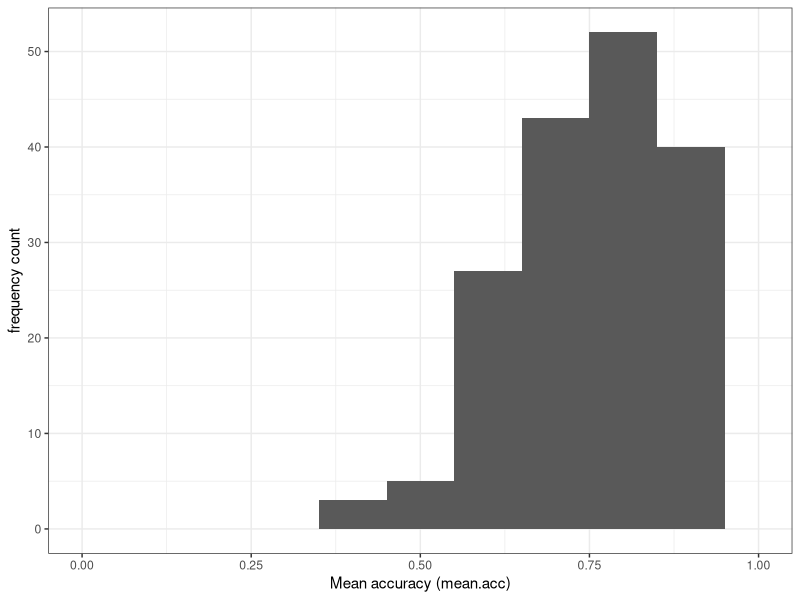
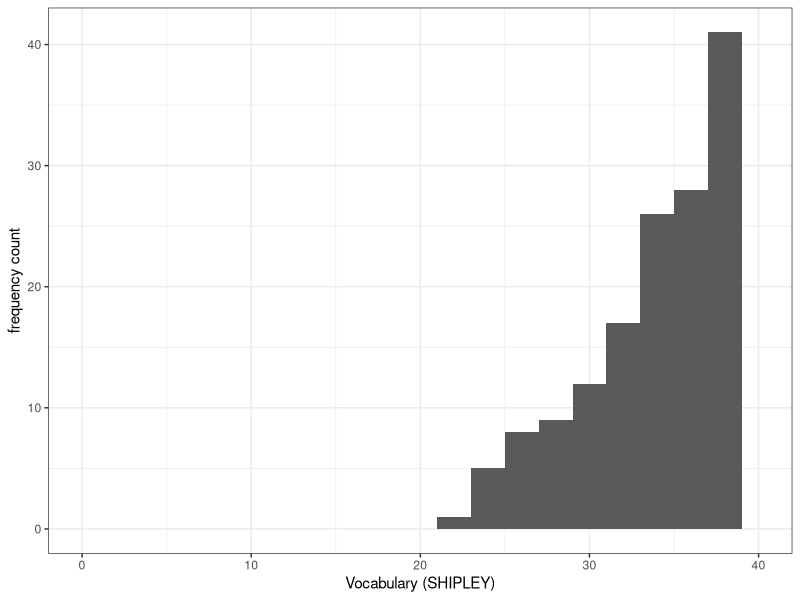
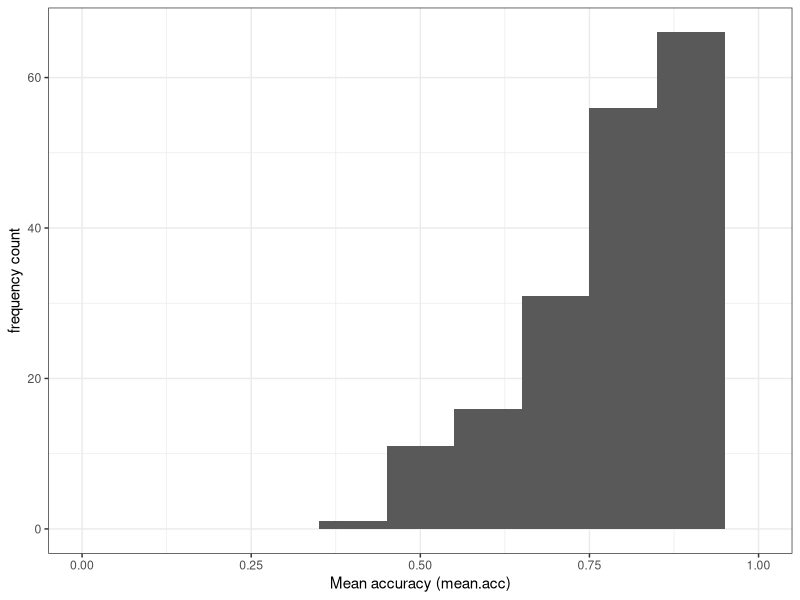
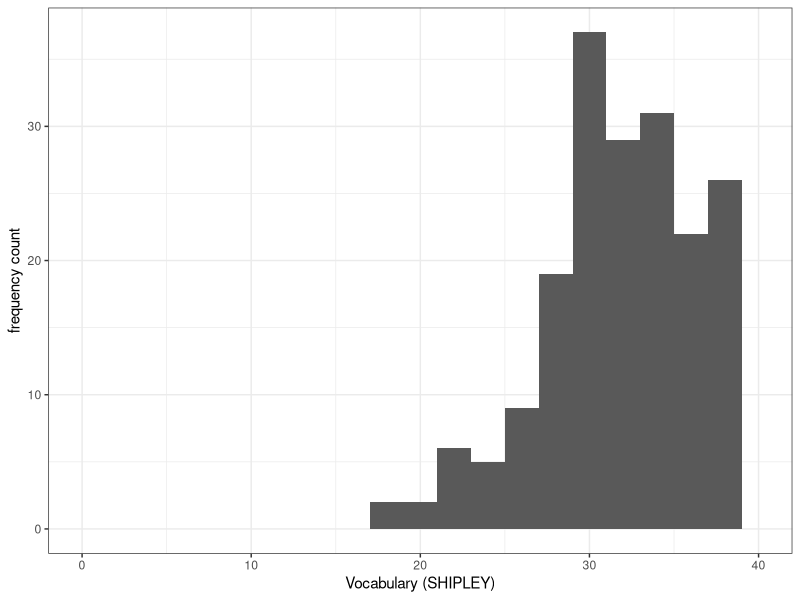
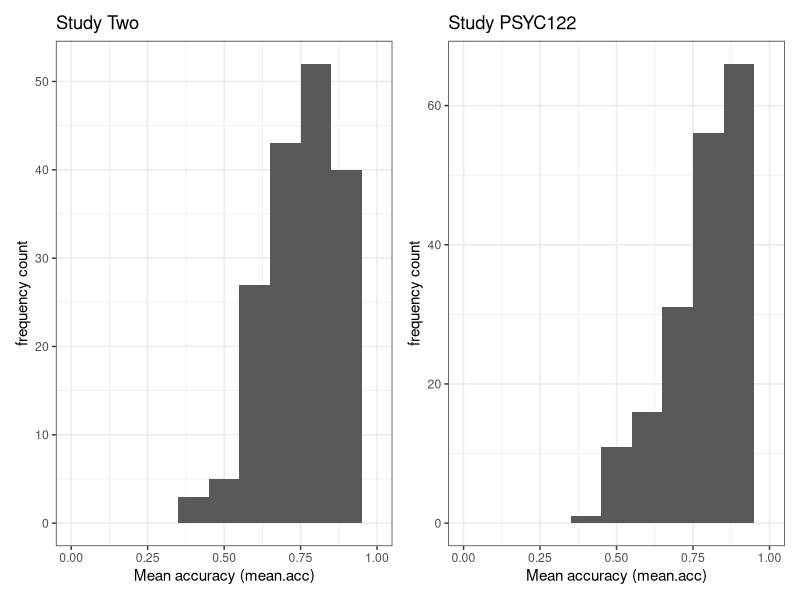
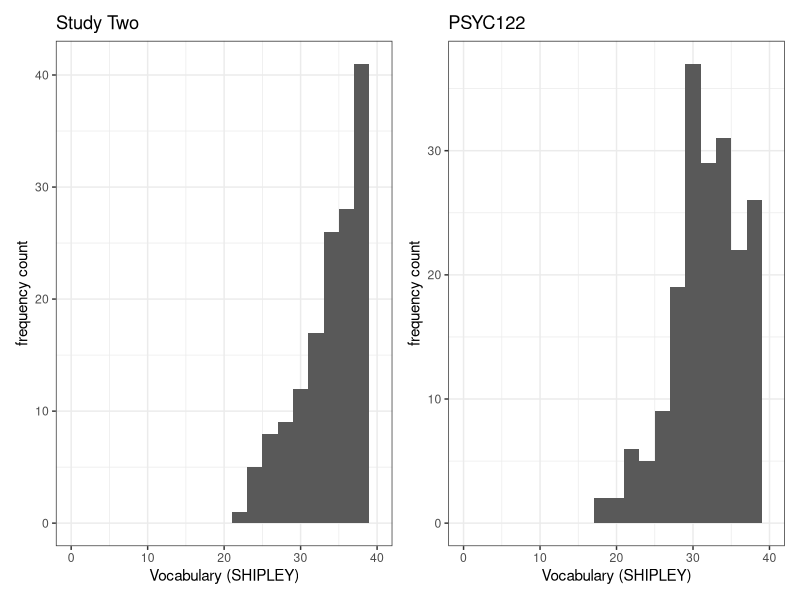
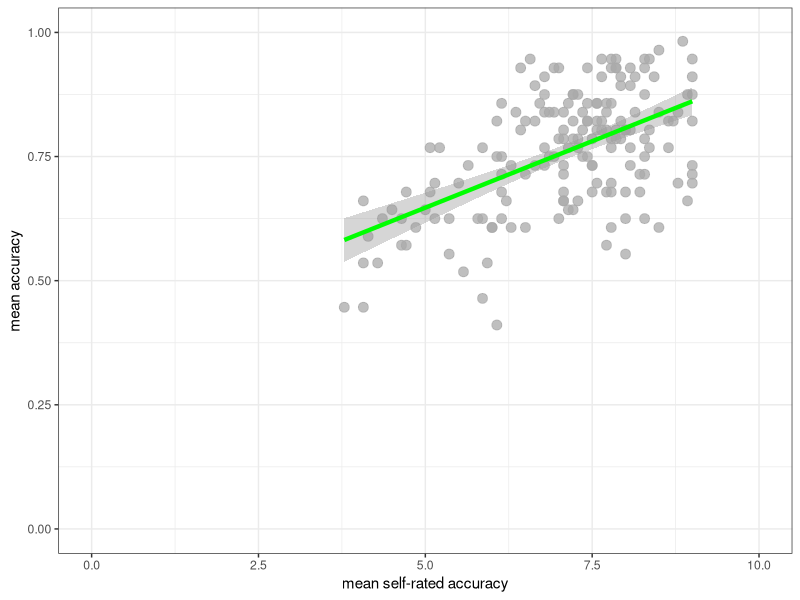
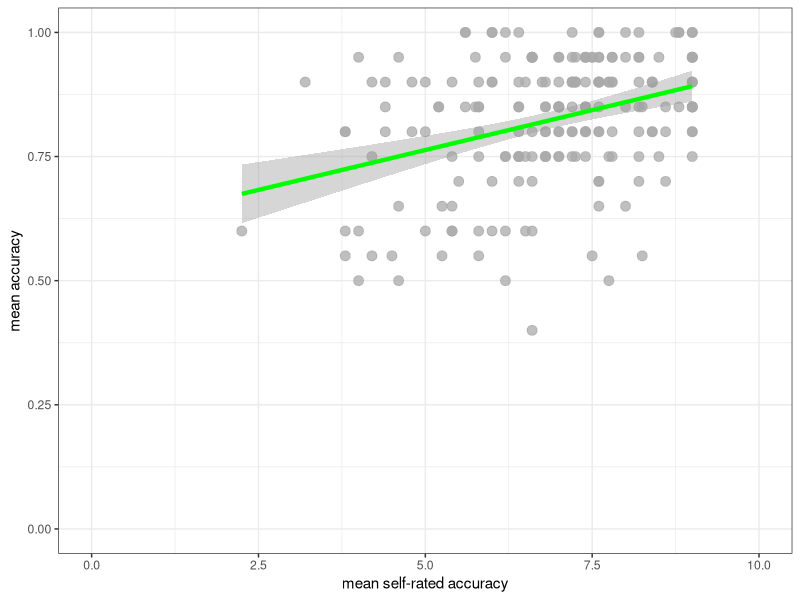

R code for these plots, in order: (Note: this script raises an error after producing the figures.)
## ---- chunk 1
knitr::opts_chunk$set(echo = TRUE)
## ---- chunk 2
rm(list=ls())                            
## ---- chunk 3
library("ggeffects")
library("patchwork")
library("tidyverse")
## ---- chunk 4
study.two.gen <- read_csv("study-two-general-participants.csv")  
study.122 <- read_csv("2024-25_PSYC122-participants.csv")  
## ---- chunk 5
summary(study.two.gen)
summary(study.122)
## ---- chunk 6
ggplot(data = study.two.gen, aes(x = mean.acc)) + 
  geom_histogram(binwidth = .1) +
  theme_bw() +
  labs(x = "Mean accuracy (mean.acc)", y = "frequency count") +
  xlim(0, 1)

ggplot(data = study.two.gen, aes(x = SHIPLEY)) + 
  geom_histogram(binwidth = 2) +
  theme_bw() +
  labs(x = "Vocabulary (SHIPLEY)", y = "frequency count") +
  xlim(0, 40)

ggplot(data = study.122, aes(x = mean.acc)) + 
  geom_histogram(binwidth = .1) +
  theme_bw() +
  labs(x = "Mean accuracy (mean.acc)", y = "frequency count") +
  xlim(0, 1)

ggplot(data = study.122, aes(x = SHIPLEY)) + 
  geom_histogram(binwidth = 2) +
  theme_bw() +
  labs(x = "Vocabulary (SHIPLEY)", y = "frequency count") +
  xlim(0, 40)
## ---- chunk 7
plot.two <- ggplot(data = study.two.gen, aes(x = mean.acc)) + 
  geom_histogram(binwidth = .1) +
  theme_bw() +
  labs(x = "Mean accuracy (mean.acc)", y = "frequency count", title = "Study Two") +
  xlim(0, 1)

plot.122 <- ggplot(data = study.122, aes(x = mean.acc)) + 
  geom_histogram(binwidth = .1) +
  theme_bw() +
  labs(x = "Mean accuracy (mean.acc)", y = "frequency count", title = "Study PSYC122") +
  xlim(0, 1)
## ---- chunk 8
plot.two + plot.122
## ---- chunk 9
plot.two <- ggplot(data = study.two.gen, aes(x = SHIPLEY)) + 
  geom_histogram(binwidth = 2) +
  theme_bw() +
  labs(x = "Vocabulary (SHIPLEY)", y = "frequency count", title = "Study Two") +
  xlim(0, 40)

plot.122 <- ggplot(data = study.122, aes(x = SHIPLEY)) + 
  geom_histogram(binwidth = 2) +
  theme_bw() +
  labs(x = "Vocabulary (SHIPLEY)", y = "frequency count", title = "PSYC122") +
  xlim(0, 40)
## ---- chunk 10
plot.two + plot.122
## ---- chunk 11
ggplot(data = study.two.gen, aes(x = mean.self, y = mean.acc)) +
  geom_point(alpha = 0.75, size = 3, colour = "darkgrey") +
  geom_smooth(method = "lm", size = 1.5, colour = "green") +
  theme_bw() +
  labs(x = "mean self-rated accuracy", y = "mean accuracy") +
  xlim(0, 10) + ylim(0, 1)

ggplot(data = study.122, aes(x = mean.self, y = mean.acc)) +
  geom_point(alpha = 0.75, size = 3, colour = "darkgrey") +
  geom_smooth(method = "lm", size = 1.5, colour = "green") +
  theme_bw() +
  labs(x = "mean self-rated accuracy", y = "mean accuracy") +
  xlim(0, 10) + ylim(0, 1)
## ---- chunk 12
plot.two <- ggplot(data = study.two.gen, aes(x = mean.self, y = mean.acc)) +
  geom_point(alpha = 0.75, size = 3, colour = "darkgrey") +
  geom_smooth(method = "lm", size = 1.5, colour = "green") +
  theme_bw() +
  labs(x = "mean self-rated accuracy", y = "mean accuracy") +
  xlim(0, 10) + ylim(0, 1)

plot.122 <- ggplot(data = study.122, aes(x = mean.self, y = mean.acc)) +
  geom_point(alpha = 0.75, size = 3, colour = "darkgrey") +
  geom_smooth(method = "lm", size = 1.5, colour = "green") +
  theme_bw() +
  labs(x = "mean self-rated accuracy", y = "mean accuracy") +
  xlim(0, 10) + ylim(0, 1)
## ---- chunk 13
plot.two + plot.122
## ---- chunk 14
cor.test(study.two.gen$mean.acc, study.two.gen$mean.self, method = "pearson",  alternative = "two.sided")
## ---- chunk 15
cor.test(study.122$mean.acc, study.122$mean.self, method = "pearson",  alternative = "two.sided")
## ---- chunk 16
model <- lm(mean.acc ~ HLVA + SHIPLEY + FACTOR3, data = study.two.gen)
summary(model)
## ---- chunk 17
model <- lm(mean.acc ~ HLVA + SHIPLEY + FACTOR3, data = study.122)
summary(model)
## ---- chunk 18
model.two <- lm(mean.acc ~ HLVA + SHIPLEY + FACTOR3, data = study.two.gen)
summary(model.two)
model.122 <- lm(mean.acc ~ HLVA + SHIPLEY + FACTOR3, data = study.122)
summary(model.122)
## ---- chunk 19
dat.two <- ggpredict(model.two, "HLVA")
plot.two <- plot(dat.two) + labs(title = "Study Two")
dat.122 <- ggpredict(model.122, "HLVA")
plot.122 <- plot(dat.122) + labs(title = "Study PSYC122")
## ---- chunk 20
plot.two + plot.122
## ---- chunk 21
dat.two <- ggpredict(model.two, "HLVA")
plot.two <- plot(dat.two, colors = "bw", add.data = TRUE) + labs(title = "Study Two")

dat.122 <- ggpredict(model.122, "HLVA")
plot.122 <- plot(dat.122, colors = "bw", add.data = TRUE) + labs(title = "Study PSYC122")
## ---- chunk 22
plot.two + plot.122
